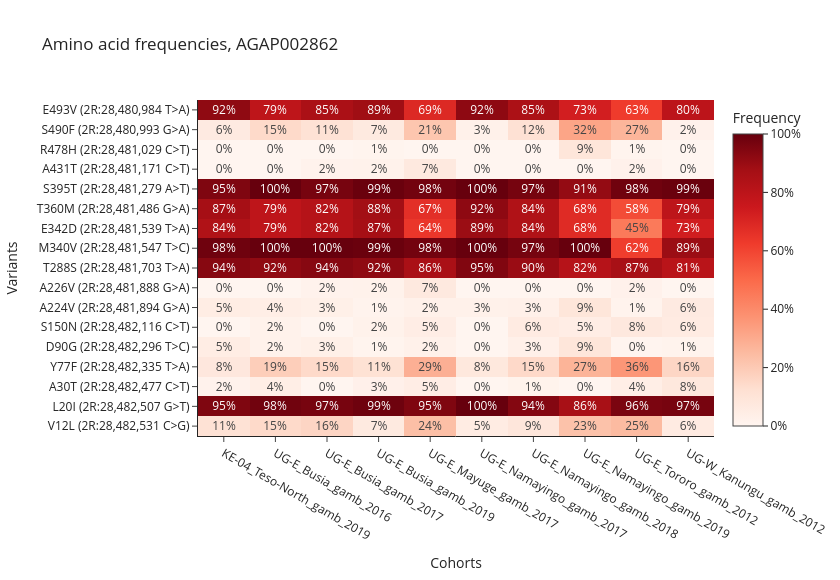
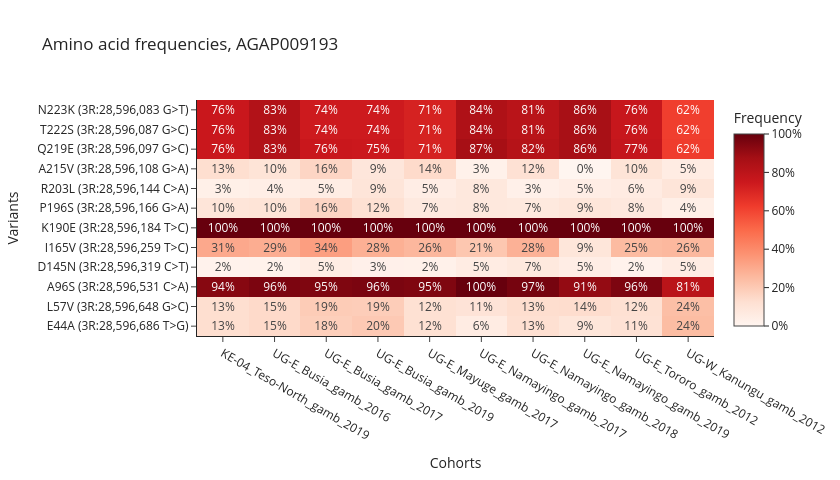

Notebook cell for these charts, in order:
### Code cell
for gene, df in aa_frqs.items():
    if len(df) > 0:
        ag3.plot_frequencies_heatmap(df, title=f"Amino acid frequencies, {gene}")

### Figure 1 — Plotly figure (JSON) as saved in the notebook; plotly's stock layout.template omitted (floating-point values rounded to 4 significant figures; data arrays with more than 128 entries replaced by an {"elided": "..."} marker saying what was removed)
{"data": [{"coloraxis": "coloraxis", "hovertemplate": "x: %{x}<br>label: %{y}<br>color: %{z}<extra></extra>", "name": "0", "texttemplate": "%{z:.0%}", "type": "heatmap", "x": ["KE-04_Teso-North_gamb_2019", "UG-E_Busia_gamb_2016", "UG-E_Busia_gamb_2017", "UG-E_Busia_gamb_2019", "UG-E_Mayuge_gamb_2017", "UG-E_Namayingo_gamb_2017", "UG-E_Namayingo_gamb_2018", "UG-E_Namayingo_gamb_2019", "UG-E_Tororo_gamb_2012", "UG-W_Kanungu_gamb_2012"], "xaxis": "x", "y": ["E493V (2R:28,480,984 T>A)", "S490F (2R:28,480,993 G>A)", "R478H (2R:28,481,029 C>T)", "A431T (2R:28,481,171 C>T)", "S395T (2R:28,481,279 A>T)", "T360M (2R:28,481,486 G>A)", "E342D (2R:28,481,539 T>A)", "M340V (2R:28,481,547 T>C)", "T288S (2R:28,481,703 T>A)", "A226V (2R:28,481,888 G>A)", "A224V (2R:28,481,894 G>A)", "S150N (2R:28,482,116 C>T)", "D90G (2R:28,482,296 T>C)", "Y77F (2R:28,482,335 T>A)", "A30T (2R:28,482,477 C>T)", "L20I (2R:28,482,507 G>T)", "V12L (2R:28,482,531 C>G)"], "yaxis": "y", "z": {"elided": "17x10 float values"}}], "layout": {"coloraxis": {"cmax": 1, "cmin": 0, "colorbar": {"ticktext": ["0%", "20%", "40%", "60%", "80%", "100%"], "tickvals": [0, 0.2, 0.4, 0.6, 0.8, 1.0], "title": {"text": "Frequency"}}, "colorscale": [[0.0, "rgb(255,245,240)"], [0.125, "rgb(254,224,210)"], [0.25, "rgb(252,187,161)"], [0.375, "rgb(252,146,114)"], [0.5, "rgb(251,106,74)"], [0.625, "rgb(239,59,44)"], [0.75, "rgb(203,24,29)"], [0.875, "rgb(165,15,21)"], [1.0, "rgb(103,0,13)"]]}, "height": 580, "title": {"text": "Amino acid frequencies, AGAP002862"}, "width": 840, "xaxis": {"anchor": "y", "domain": [0.0, 1.0], "side": "bottom", "tickangle": 30, "title": {"text": "Cohorts"}}, "yaxis": {"anchor": "x", "autorange": "reversed", "domain": [0.0, 1.0], "title": {"text": "Variants"}}}}

### Figure 2 — Plotly figure (JSON) as saved in the notebook; plotly's stock layout.template omitted (floating-point values rounded to 4 significant figures)
{"data": [{"coloraxis": "coloraxis", "hovertemplate": "x: %{x}<br>label: %{y}<br>color: %{z}<extra></extra>", "name": "0", "texttemplate": "%{z:.0%}", "type": "heatmap", "x": ["KE-04_Teso-North_gamb_2019", "UG-E_Busia_gamb_2016", "UG-E_Busia_gamb_2017", "UG-E_Busia_gamb_2019", "UG-E_Mayuge_gamb_2017", "UG-E_Namayingo_gamb_2017", "UG-E_Namayingo_gamb_2018", "UG-E_Namayingo_gamb_2019", "UG-E_Tororo_gamb_2012", "UG-W_Kanungu_gamb_2012"], "xaxis": "x", "y": ["N223K (3R:28,596,083 G>T)", "T222S (3R:28,596,087 G>C)", "Q219E (3R:28,596,097 G>C)", "A215V (3R:28,596,108 G>A)", "R203L (3R:28,596,144 C>A)", "P196S (3R:28,596,166 G>A)", "K190E (3R:28,596,184 T>C)", "I165V (3R:28,596,259 T>C)", "D145N (3R:28,596,319 C>T)", "A96S (3R:28,596,531 C>A)", "L57V (3R:28,596,648 G>C)", "E44A (3R:28,596,686 T>G)"], "yaxis": "y", "z": [[0.7581, 0.8333, 0.7419, 0.7432, 0.7143, 0.8421, 0.8088, 0.8636, 0.7634, 0.6158], [0.7581, 0.8333, 0.7419, 0.7432, 0.7143, 0.8421, 0.8088, 0.8636, 0.7634, 0.6158], [0.7581, 0.8333, 0.7581, 0.75, 0.7143, 0.8684, 0.8235, 0.8636, 0.7723, 0.6211], [0.129, 0.1042, 0.1613, 0.08784, 0.1429, 0.02632, 0.1176, 0.0, 0.1027, 0.05263], [0.03226, 0.04167, 0.04839, 0.09459, 0.04762, 0.07895, 0.02941, 0.04545, 0.05804, 0.09474], [0.09677, 0.1042, 0.1613, 0.1216, 0.07143, 0.07895, 0.07353, 0.09091, 0.07589, 0.03684], [1.0, 1.0, 1.0, 1.0, 1.0, 1.0, 1.0, 1.0, 1.0, 1.0], [0.3065, 0.2917, 0.3387, 0.2838, 0.2619, 0.2105, 0.2794, 0.09091, 0.25, 0.2579], [0.01613, 0.02083, 0.04839, 0.02703, 0.02381, 0.05263, 0.07353, 0.04545, 0.01786, 0.05263], [0.9355, 0.9583, 0.9516, 0.9595, 0.9524, 1.0, 0.9706, 0.9091, 0.9554, 0.8053], [0.129, 0.1458, 0.1935, 0.1892, 0.119, 0.1053, 0.1324, 0.1364, 0.1205, 0.2368], [0.129, 0.1458, 0.1833, 0.2014, 0.119, 0.05556, 0.125, 0.09091, 0.1116, 0.2447]]}], "layout": {"coloraxis": {"cmax": 1, "cmin": 0, "colorbar": {"ticktext": ["0%", "20%", "40%", "60%", "80%", "100%"], "tickvals": [0, 0.2, 0.4, 0.6, 0.8, 1.0], "title": {"text": "Frequency"}}, "colorscale": [[0.0, "rgb(255,245,240)"], [0.125, "rgb(254,224,210)"], [0.25, "rgb(252,187,161)"], [0.375, "rgb(252,146,114)"], [0.5, "rgb(251,106,74)"], [0.625, "rgb(239,59,44)"], [0.75, "rgb(203,24,29)"], [0.875, "rgb(165,15,21)"], [1.0, "rgb(103,0,13)"]]}, "height": 480, "title": {"text": "Amino acid frequencies, AGAP009193"}, "width": 840, "xaxis": {"anchor": "y", "domain": [0.0, 1.0], "side": "bottom", "tickangle": 30, "title": {"text": "Cohorts"}}, "yaxis": {"anchor": "x", "autorange": "reversed", "domain": [0.0, 1.0], "title": {"text": "Variants"}}}}
